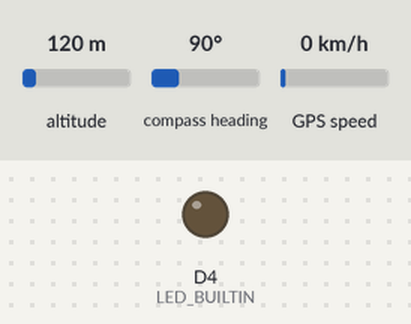
Recording of a sketch running on a simulated ESP8266 (Wemos D1 mini). Parts: output pins drawn as LEDs (lit = HIGH, except the on-board LED, lit = LOW). The inputs (shaded band) are chosen by the test bench; at power-on: altitude 120 m, compass heading 90°, GPS speed 0 km/h. WiFi joins after 1.5 s; servers stay silent unless stated; uploads are accepted with an empty reply; the GPS gets a fix after 3 s at 37.7749, -122.4194 with 8 satellites; what the sketch prints to the serial monitor is not drawn.

Above: at 2.7 s.
At 4.1 s:
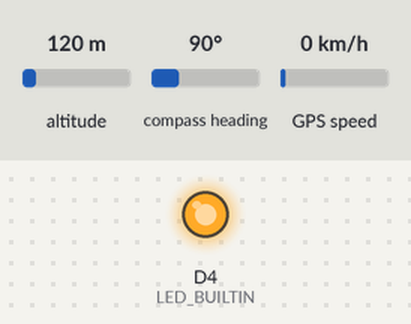
Timing chart, 0 to 6.7 s (numbered marks = the images above):
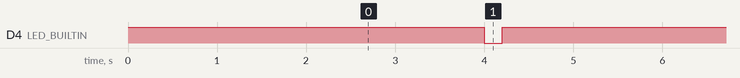

Measured:
- by itself, D4 (LED_BUILTIN): alternates HIGH for 3.8 s and LOW for 0.20 s

The sketch:

esp8266_gps.ino
```cpp
/*
 * ======================================================================================
 * SKETCH FIRMWARE WEMOS D1 (ESP8266) + MODUL GY-GPS6MV2 (NEO-6M)
 * Project: IoT GPS Tracking Real-time
 * Web Server API: http://<IP_LAPTOP_ANDA>/web_map_iot/api/save_gps.php
 * ======================================================================================
 *
 * SKEMA SKEMA PIN KABEL (WEMOS D1 MINI <-> GY-GPS6MV2):
 * --------------------------------------------------------
 *  Wemos D1 Mini/R1       Modul GY-GPS6MV2
 *  ----------------       ----------------
 *  5V (atau 3.3V)   --->  VCC
 *  GND              --->  GND
 *  D5 (GPIO14)      --->  TX  (Transmit GPS ke RX Wemos)
 *  D6 (GPIO12)      --->  RX  (Receive Wemos ke TX GPS)
 * --------------------------------------------------------
 */

#include <ESP8266WiFi.h>
#include <ESP8266HTTPClient.h>
#include <WiFiClient.h>
#include <SoftwareSerial.h>
#include <TinyGPS++.h>x

// --- KONFIGURASI WIFI & LAPTOP ---
const char* wifi_ssid     = "Jti"; // SSID WiFi Laptop/Hotspot
const char* wifi_password = "123jti456";                  // Password WiFi

// GANTI DENGAN IP LAPTOP ANDA (Cek via cmd laptop: `ipconfig` -> IPv4 Address)
// Contoh IP: http://192.168.1.15/web_map_iot/api/save_gps.php
const char* server_api_url = "http://10.10.2.170/api/save_gps.php";


// --- PINOUT SOFTWAERIAL UNTUK WEMOS ---
#define RX_PIN D5 // D5 Wemos dihubungkan ke PIN TX Modul GY-GPS6MV2
#define TX_PIN D6 // D6 Wemos dihubungkan ke PIN RX Modul GY-GPS6MV2

SoftwareSerial gpsSerial(RX_PIN, TX_PIN);
TinyGPSPlus gps;

unsigned long lastSendTime = 0;
const unsigned long sendInterval = 4000; // Kirim data lokasi setiap 4 detik

void setup() {
  // Indikator LED Onboard Wemos (D4 / LED_BUILTIN)
  pinMode(LED_BUILTIN, OUTPUT);
  digitalWrite(LED_BUILTIN, HIGH); // Off (Active Low)

  // Serial Monitor Baudrate (Kabel Data USB ke Laptop)
  Serial.begin(115200);

  // Serial GPS GY-GPS6MV2 (Baudrate default NEO-6M = 9600)
  gpsSerial.begin(9600);

  Serial.println("\n==================================================");
  Serial.println("   WEMOS D1 + GY-GPS6MV2 - REALTIME GPS TRACKER   ");
  Serial.println("==================================================");
  Serial.print("Connecting to WiFi: ");
  Serial.println(wifi_ssid);

  WiFi.mode(WIFI_STA);
  WiFi.begin(wifi_ssid, wifi_password);

  int attempt = 0;
  while (WiFi.status() != WL_CONNECTED && attempt < 30) {
    delay(500);
    Serial.print(".");
    attempt++;
  }

  if (WiFi.status() == WL_CONNECTED) {
    Serial.println("\n✅ WiFi Terhubung!");
    Serial.print("IP Wemos: ");
    Serial.println(WiFi.localIP());
  } else {
    Serial.println("\n⚠️ WiFi belum terhubung. Wemos akan tetap membaca sinyal GPS dari Serial USB.");
  }
}

void loop() {
  // Pembacaan stream serial dari GY-GPS6MV2
  while (gpsSerial.available() > 0) {
    gps.encode(gpsSerial.read());
  }

  // Interval pengiriman data GPS ke server lokal laptop
  if (millis() - lastSendTime >= sendInterval) {
    lastSendTime = millis();

    if (gps.location.isValid()) {
      float latitude  = gps.location.lat();
      float longitude = gps.location.lng();
      float speed     = gps.speed.kmph();

      // Output ke Serial Monitor USB Laptop (Bisa dibaca via Arduino IDE / Python Bridge)
      Serial.print("📍 [GPS DATA] Lat: ");
      Serial.print(latitude, 6);
      Serial.print(" | Lng: ");
      Serial.print(longitude, 6);
      Serial.print(" | Speed: ");
      Serial.print(speed, 1);
      Serial.println(" km/h");

      // Kirim data via HTTP POST jika WiFi laptop terhubung
      if (WiFi.status() == WL_CONNECTED) {
        kirimKeServer(latitude, longitude, speed);
      }
    } else {
      Serial.print("⏳ Menunggu Sinyal Satelit GPS... Satelit Terdeteksi: ");
      Serial.println(gps.satellites.value());
    }
  }
}

void kirimKeServer(float lat, float lng, float speed) {
  WiFiClient client;
  HTTPClient http;

  http.begin(client, server_api_url);
  http.addHeader("Content-Type", "application/json");

  // Format JSON payload
  String jsonPayload = "{";
  jsonPayload += "\"latitude\":" + String(lat, 6) + ",";
  jsonPayload += "\"longitude\":" + String(lng, 6) + ",";
  jsonPayload += "\"speed\":" + String(speed, 2);
  jsonPayload += "}";

  // Blink LED saat mengirim
  digitalWrite(LED_BUILTIN, LOW);
  int httpCode = http.POST(jsonPayload);
  digitalWrite(LED_BUILTIN, HIGH);

  if (httpCode > 0) {
    String response = http.getString();
    Serial.print("✅ Status Kirim HTTP: ");
    Serial.println(httpCode);
    Serial.print("📩 Respon Server: ");
    Serial.println(response);
  } else {
    Serial.print("❌ HTTP Error: ");
    Serial.println(http.errorToString(httpCode).c_str());
  }

  http.end();
}
```
